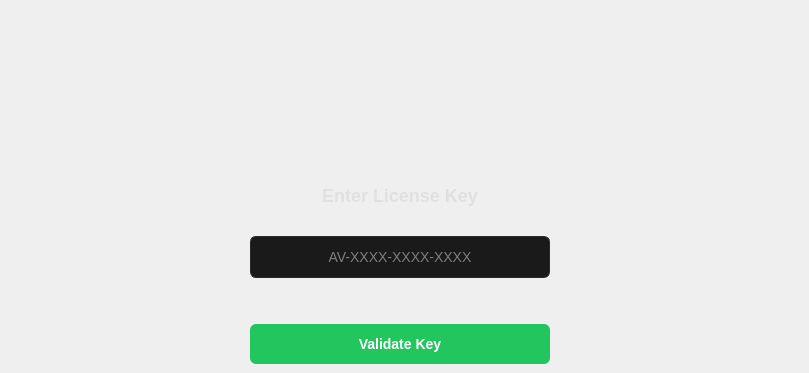
    <widget class="QWidget" name="licensePage">
     <widget class="QLabel" name="licenseTitleLabel">
      <property name="geometry">
       <rect>
        <x>0</x>
        <y>180</y>
        <width>800</width>
        <height>30</height>
       </rect>
      </property>
      <property name="styleSheet">
       <string>color: #E0E0E0; font-size: 18px; font-weight: 600; font-family: "Inter", sans-serif; background: transparent;</string>
      </property>
      <property name="text">
       <string>Enter License Key</string>
      </property>
      <property name="alignment">
       <set>Qt::AlignHCenter|Qt::AlignVCenter</set>
      </property>
     </widget>
     <widget class="QLineEdit" name="licenseKeyInput">
      <property name="geometry">
       <rect>
        <x>250</x>
        <y>236</y>
        <width>300</width>
        <height>42</height>
       </rect>
      </property>
      <property name="styleSheet">
       <string>background-color: #1A1A1A; color: #E0E0E0; border: 1px solid #2A2A2A; border-radius: 6px; padding: 10px; font-size: 14px; font-family: "Menlo", "SF Mono", monospace;</string>
      </property>
      <property name="placeholderText">
       <string>AV-XXXX-XXXX-XXXX</string>
      </property>
      <property name="alignment">
       <set>Qt::AlignCenter</set>
      </property>
     </widget>
     <widget class="QLabel" name="licenseErrorLabel">
      <property name="geometry">
       <rect>
        <x>200</x>
        <y>288</y>
        <width>400</width>
        <height>20</height>
       </rect>
      </property>
      <property name="styleSheet">
       <string>color: #FF4D4F; font-size: 12px; font-family: "Inter", sans-serif; background: transparent;</string>
      </property>
      <property name="text">
       <string/>
      </property>
      <property name="alignment">
       <set>Qt::AlignHCenter|Qt::AlignVCenter</set>
      </property>
     </widget>
     <widget class="QPushButton" name="licenseValidateButton">
      <property name="geometry">
       <rect>
        <x>250</x>
        <y>324</y>
        <width>300</width>
        <height>40</height>
       </rect>
      </property>
      <property name="styleSheet">
       <string>QPushButton { background-color: #22C55E; color: #ffffff; border: none; border-radius: 6px; padding: 10px; font-size: 14px; font-weight: 600; font-family: "Inter", sans-serif; } QPushButton:hover { background-color: #16A34A; } QPushButton:pressed { background-color: #15803D; }</string>
      </property>
      <property name="text">
       <string>Validate Key</string>
      </property>
     </widget>
    </widget>
